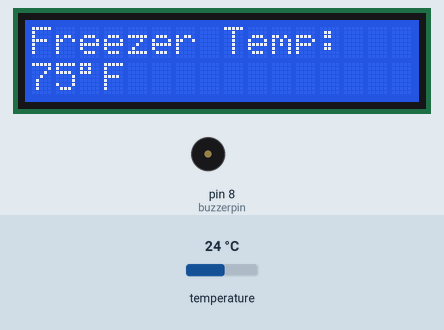
Simulated run of this sketch. Board: Arduino Uno, built with avr-gcc and run on an emulated ATmega328P. On the bench: 16×2 character LCD, buzzer (waves = sounding). The inputs (shaded band) are chosen by the test bench; at power-on: temperature 24 °C.

Above: at 1.2 s.
1.3 s: temperature set to 12 °C
At 7.0 s:
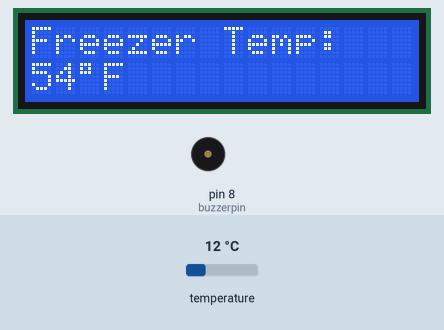
11.8 s: temperature set to 19 °C
At 16.3 s:
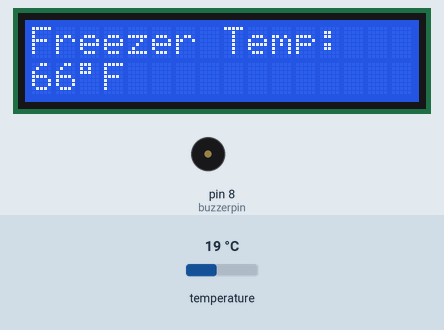
17.9 s: temperature set to 28 °C
At 22.1 s:
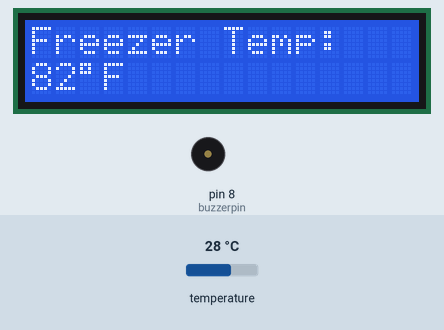
Timing chart, 0 to 27.5 s (numbered marks = the images above; inputs shaded):
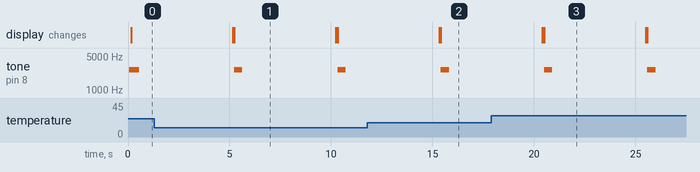

Measured:
- after the input at 1.3 s, the display: first differs from a run without the input after 3.9 s (image 1)
- after the input at 11.8 s, the display: first differs from a run without the input after 3.6 s (image 2)
- after the input at 17.9 s, the display: first differs from a run without the input after 2.6 s (image 3)
- by itself, tone on pin 8 (buzzerpin): alternates 2600 Hz for 0.40 s and silent for 4.7 s
- what the display in image 1 shows lasts 5.0 s, from 5.2 s to 10.2 s

The sketch:

freezer-monitor.ino
```cpp
// include the library code:
#include <LiquidCrystal.h>
#include <OneWire.h>

int DS18S20_Pin = 7; //DS18S20 Signal pin on digital 7
OneWire ds(DS18S20_Pin);

// build lcd based off pins it is hooked to
const int rs = 12, en = 11, d4 = 5, d5 = 4, d6 = 3, d7 = 2;
LiquidCrystal lcd(rs, en, d4, d5, d6, d7);

// pin buzzer is hooked to
int buzzerpin = 8;

void setup() {
  // set up the LCD's number of columns and rows:
  lcd.begin(16, 2);
  // Print a message to the LCD.
  lcd.print("Freezer Temp:");
  //temperature stuff
  Serial.begin(9600);
  tone(buzzerpin, 2600, 400);
}

void loop() {
  lcd.clear();
  lcd.begin(16,2);
  lcd.print("Freezer Temp:");
  lcd.setCursor(0, 1);

  //temperature stuff
  float temperature = getTemp();
  int faren = round(1.8*temperature+32);
  lcd.print(faren);
  lcd.print((char)223);
  lcd.print("F");
  if ( faren > 15 ) {
    tone(buzzerpin, 2600, 400);
  }

  delay(5000); // updates every 5 seconds
}

float getTemp(){
  //returns the temperature from one DS18S20 in DEG Celsius
  byte data[12];
  byte addr[8];
  if ( !ds.search(addr)) {
      //no more sensors on chain, reset search
      ds.reset_search();
      return -1000;
  }
  if ( OneWire::crc8( addr, 7) != addr[7]) {
      Serial.println("CRC is not valid!");
      return -1000;
  }
  if ( addr[0] != 0x10 && addr[0] != 0x28) {
      Serial.print("Device is not recognized");
      return -1000;
  }
  ds.reset();
  ds.select(addr);
  ds.write(0x44,1); // start conversion, with parasite power on at the end
  byte present = ds.reset();
  ds.select(addr);
  ds.write(0xBE); // Read Scratchpad

  for (int i = 0; i < 9; i++) { // we need 9 bytes
    data[i] = ds.read();
  }

  ds.reset_search();

  byte MSB = data[1];
  byte LSB = data[0];
  float tempRead = ((MSB << 8) | LSB); //using two's compliment
  float TemperatureSum = tempRead / 16;

  return TemperatureSum;

}
```
